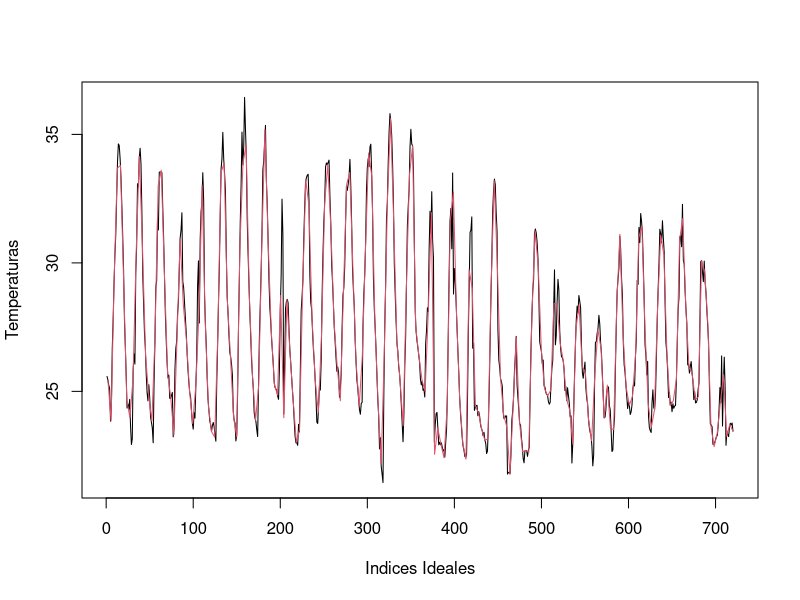
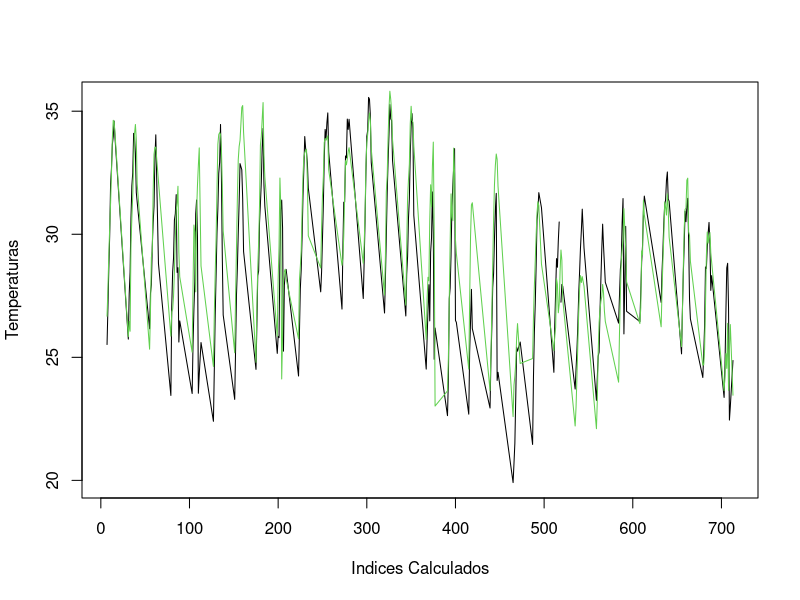

The R source for these figures, in order: (Note: this script raises an error after producing the figures.)
library(pracma)

#Lectura de los datos 
temperaturas1 = read.csv(file = "Itatira.csv",header = TRUE,sep = ";")

temperaturas2 = read.csv(file = "Santa Quiteira.csv",header = TRUE, sep = ";")

#Planeacion de datos Originales
x = seq(from = 1, to = 720, by = 1)
y = temperaturas1$Temp

diasIdeales = temperaturas1$Dia

horasIdeales = temperaturas1$Hora

indicesIdeales = x

#Eliminacion del 20% de los datos
ones = rep(1, 720)
eliminate = sample.int(720,720*0.2)
for (e in eliminate) {
  ones[e] = 0
}


newX = c()
newY = c()
i = 1
j = 1

#Validacion de datos adecuados
for (o in ones)
{
  if(o == 1)
  {
    newX[i] = x[j]
    newY[i] = y[j]
    i = i + 1
  }
  j = j +1
}


#Graficar 
plot(x,y,type='l', ylab = "Temperaturas", xlab = "Indices Ideales")

lines(spline(newX,newY,n=200),col=2)

interpolado = splinefun(newX,newY)

arregloInterpolados = c()
k = 1

error = c()

for(var in x)
{
  errorY = interpolado(var)
  
  auxi = abs((y[k] - errorY)/y[k])
  error = c(error, abs((y[k] - errorY)/y[k]))
  k = k + 1
}

max(error)
min(error)
mean(error)

print(error)

arregloDeCalculos = c()

for (i in 1:length(temperaturas2$Dia)) 
  {
  
  auxDia = temperaturas2$Dia[i]
  auxHora = temperaturas2$Hora[i]
  
  for(j in 1:720)
    {
    
    if((diasIdeales[j] == auxDia) && (horasIdeales[j] == auxHora))
    {
      arregloDeCalculos = c(arregloDeCalculos,indicesIdeales[j])
    }
  }
}

nuevosY = c()

errorNuevaEstacion = c()

z = 1
for (variable in arregloDeCalculos) 
{
  nuevosY = c(nuevosY, interpolado(variable))
  errorNuevaEstacion = c(errorNuevaEstacion, abs((temperaturas2$Temp[z] - nuevosY[z])/temperaturas2$Temp[z]))
  z = z + 1
}

plot(arregloDeCalculos,temperaturas2$Temp, ylab = "Temperaturas", xlab = "Indices Calculados", type = 'l')

lines(arregloDeCalculos, nuevosY, col = 3)

print(errorNuevaEstacion)

maximo = 0

media = 0

for (error in errorNuevaEstacion) {
  
  if(error > maximo)
    maximo = error
  
  media = media + error
  
}

minimo = 200

for (error in errorNuevaEstacion) {
  
  if(error < minimo)
    minimo = error
  
}

print(minimo)


qqnorm(errorNuevaEstacion)
qqline(errorNuevaEstacion)
print(media/length(errorNuevaEstacion))
print(maximo)
